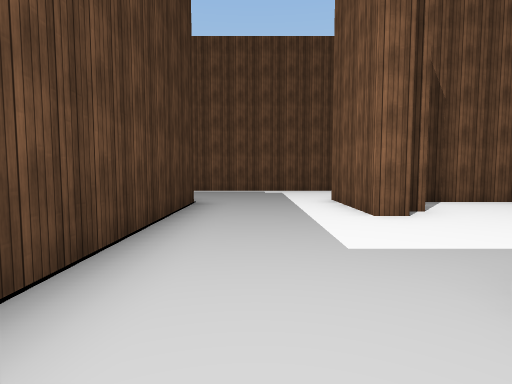
[1] (above)

16 first-person views from a walk through a Unity game level. The camera is 1.3 m above the floor, tilts 4° down and sees 80° across. The floor is counted in squares, 2 m on a side. Each view is taken from the middle of a square. On the plan, view 1 faces up. The plan holds only what a view shows up to about 10 squares ahead; the rest is blank. The player is left out. Some surface patterns are stand-ins.

[2]
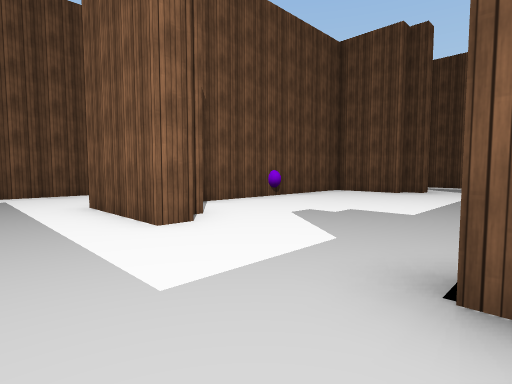

[3]
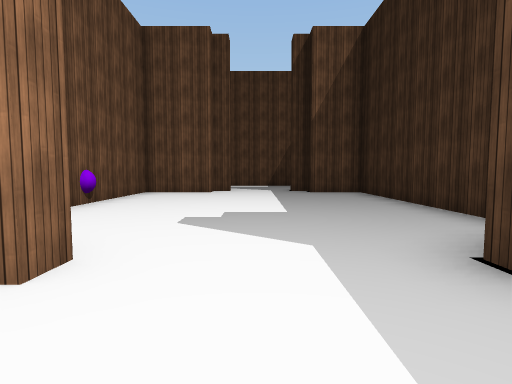

[4]
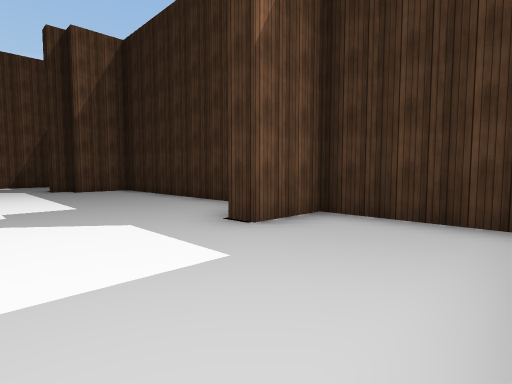

[5]
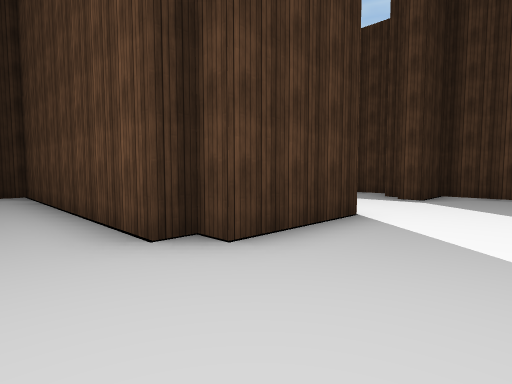

[6]
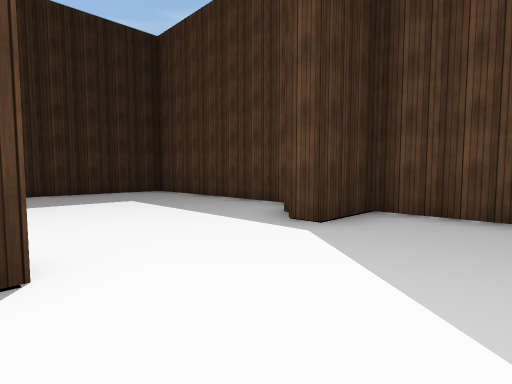

[7]
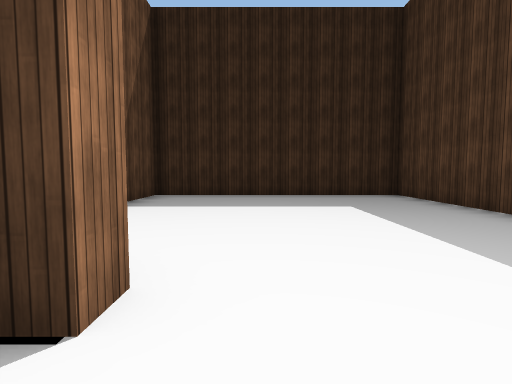

[8]
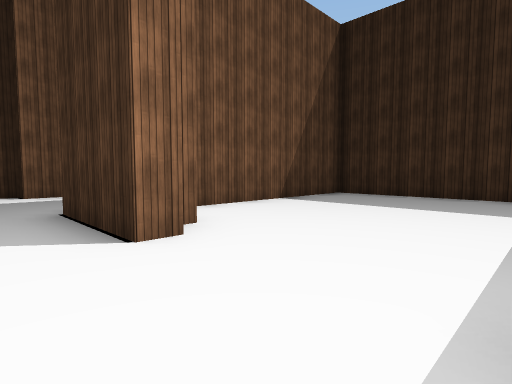

[9]
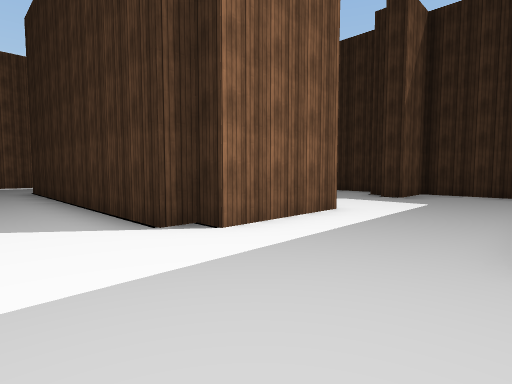

[10]
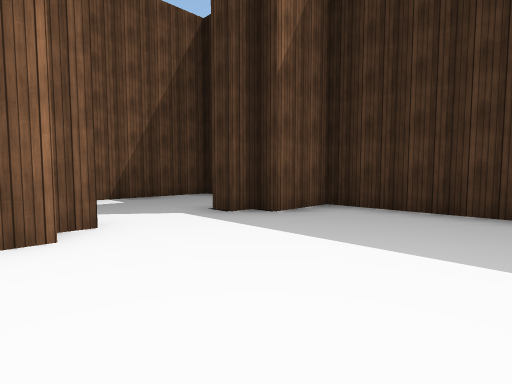

[11]
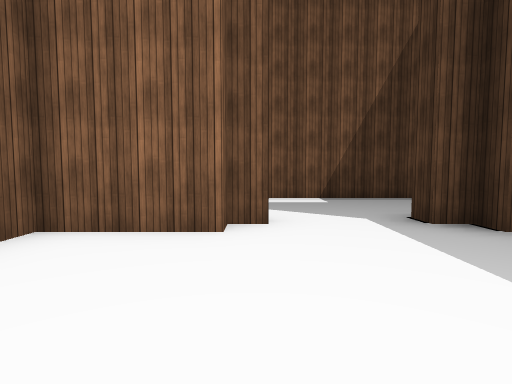

[12]
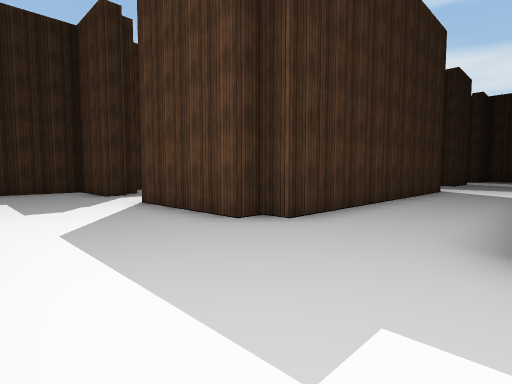

[13]
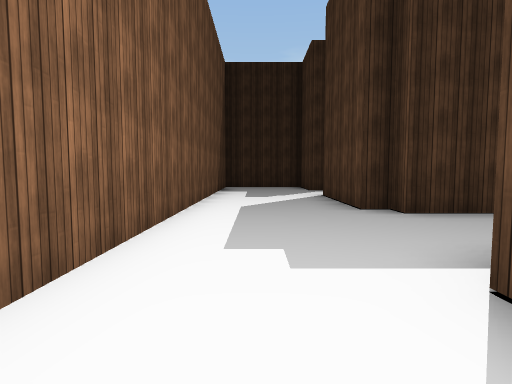

[14]
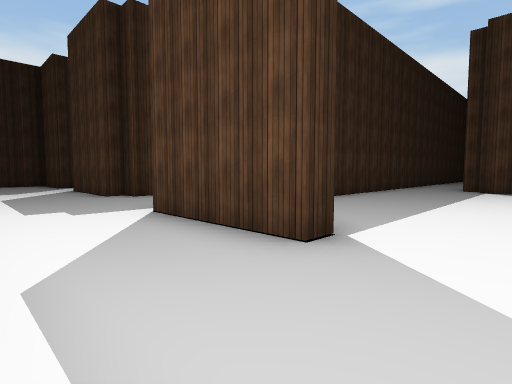

[15]
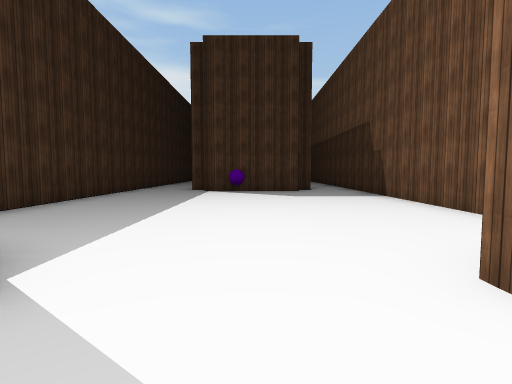

[16]
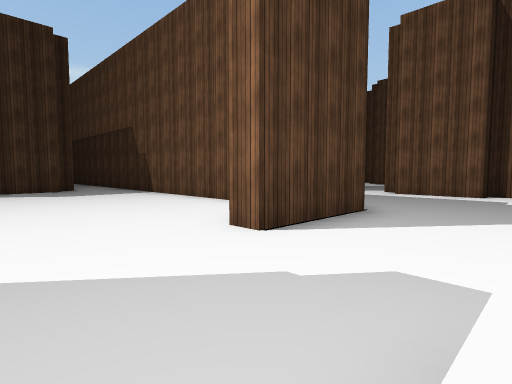

### Floor plan
Points are (right, up) in squares from view 1. A wall is a line through its corners. A room is listed if a view was taken in it or the views show most of it. See-through windows are left out.
Room 1 (views 1, 2, 3, 4, 5, 6, 9, 10, 11)
walls: (2.2, 4.3) (1.7, 4.3) (1.7, 6.8) (2.2, 6.8) (2.2, 7.3); (3.1, -0.2) (9.2, -0.2) (9.2, 1.3); (1.4, 9.8) (-2, 9.8); (9.7, 3.8) (9.7, 4.3) (9.2, 4.3) (9.2, 6.3) (3.5, 6.3); (9.7, 1.3) (9.7, 1.8); (-4.3, 6.8) (-1.8, 6.8) (-1.8, 6.3) (-1.3, 6.3) (-1.3, -0.2) (1.7, -0.2) (1.7, 1.3) (2.2, 1.3)
ways out: opening at (-4.5, 8.5) to room 2; opening at (2.5, 8.5) to room 3; opening at (10, 2.5) to room 3
objects: other object (6, 6)
Room 2 (views 7, 8)
walls: (-4.3, 6.2) (-4.3, 6.8); (-7.8, 6.2) (-7.8, 5.8); (-8.8, 5.5) (-8.8, -0.2) (-2.3, -0.2) (-2.3, 4.9); (-8.8, 8.6) (-8.8, 6.8) (-7.3, 6.8) (-7.3, 6.2)
ways out: opening at (-4.5, 8.5) to room 1
Room 3 (view 12)
walls: (9.7, 1.8) (10.2, 1.8) (10.2, -0.2) (13.2, -0.2) (13.2, 10.6); (9.2, 1.3) (9.7, 1.3); (10.7, 11.4) (10.7, 10.2); (2.2, 7.3) (9.7, 7.3) (9.7, 6.8) (10.2, 6.8) (10.2, 3.8) (9.7, 3.8); (2.6, 9.8) (1.4, 9.8)
ways out: opening at (2.5, 8.5) to room 1; opening at (10, 2.5) to room 1; opening at (12.5, 10.5) to room 4
Room 4 (views 13, 14, 15, 16)
walls: (7.9, 18.4) (1.9, 18.4); (2.2, 16.4) (2.2, 14.5); (1.7, 16.9) (1.7, 16.4); (10.1, 13.3) (10.7, 13.3) (10.7, 11.4); (1.7, 13.4) (1.7, 12.8); (10.7, 18.9) (10.7, 16.3) (10.1, 16.3); (1.9, 10.9) (7.1, 10.9); (12.2, 23.4) (11.7, 23.4) (11.7, 22.9) (9.6, 22.9)
ways out: opening at (12.5, 10.5) to room 3; opening at (8.5, 22)
objects: other object (2, 14)

Where each view was taken, in squares from view 1:
view 1: 0 up, 0 right, facing up
view 2: 1 up, 0 right, facing up-right
view 3: 3 up, 0 right, facing right
view 4: 4 up, 1 left, facing down-right
view 5: 9 up, 0 right, facing down-left
view 6: 9 up, 4 left, facing down-left
view 7: 8 up, 5 left, facing down
view 8: 8 up, 7 left, facing down-right
view 9: 9 up, 1 left, facing down-right
view 10: 5 up, 6 right, facing down-right
view 11: 4 up, 6 right, facing right
view 12: 10 up, 13 right, facing down-left
view 13: 12 up, 12 right, facing down
view 14: 15 up, 13 right, facing down-left
view 15: 15 up, 12 right, facing left
view 16: 14 up, 13 right, facing up-left
